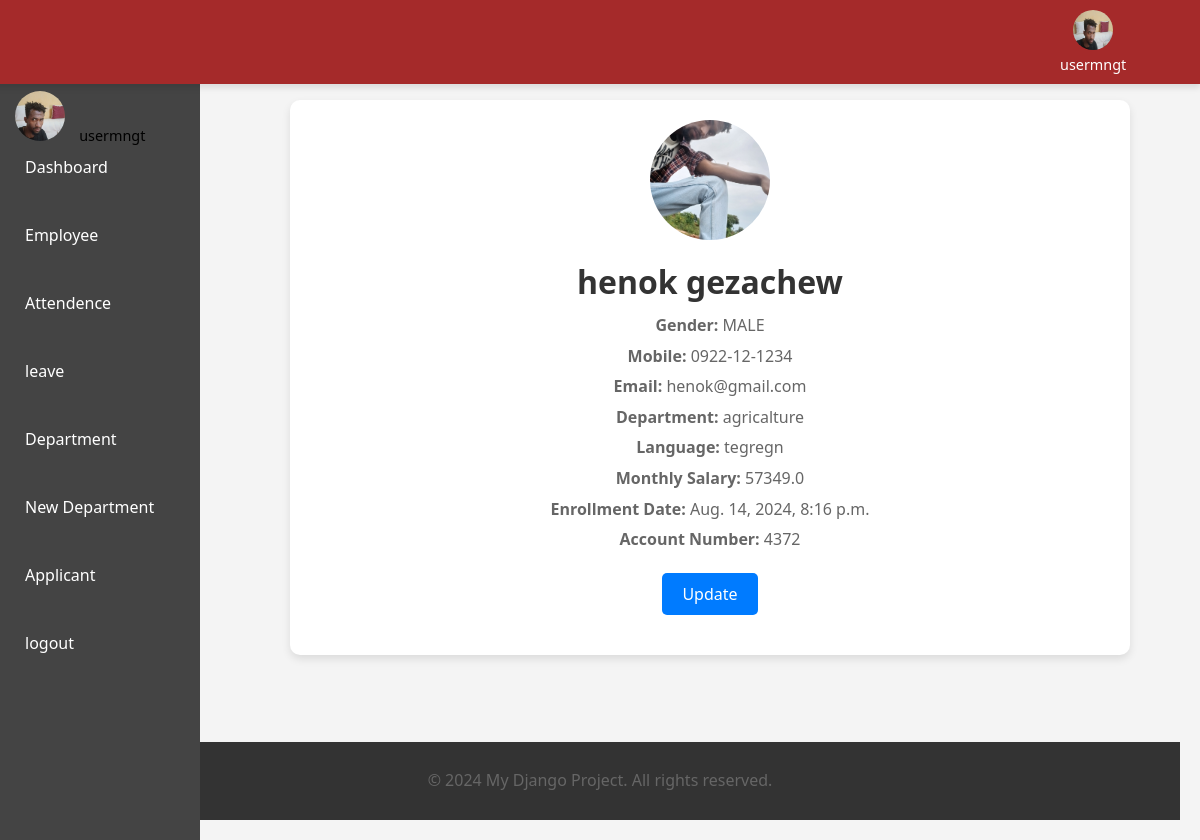
The page /view/8/ (signed in) on the database its author committed.
### usermngt/models.py (models this page shows, shortened)
class User(AbstractUser):
    username = models.CharField(unique=True,max_length=200)
    password = models.CharField(max_length=200)
    forgetten_password_token =models.CharField(max_length=255,null=True,blank=True)
    photo = models.ImageField(null=True,blank=True)
    email = models.EmailField(unique=True)
    role = models.ForeignKey(Role,on_delete=models.CASCADE,null=True,blank=True)
    REQUIRED_FIELDS = []

class Base(models.Model):
    first_name = models.CharField(max_length=100)
    last_name = models.CharField(max_length=100)
    mobile = models.CharField(max_length=16,null=True,blank=True,
        validators= [RegexValidator(r'^\d\d\d\d-\d\d-\d\d\d\d$')])
    email = models.EmailField(unique=True)
    photo = models.ImageField(null=True,blank=True)
    class Meta:
        abstract = True

class Employee(Base):
    class gender(models.TextChoices):
        male='MALE'
        female='FEMALE'
    gender = models.CharField(max_length=10,choices=gender.choices)
    departement = models.ForeignKey(Departement,on_delete=models.CASCADE)
    language = models.CharField(max_length=100)
    month_salary = models.FloatField()
    enrollment_date = models.DateTimeField(auto_now_add=True)
    account_number =models.IntegerField()
    class Meta:
        ordering =['-enrollment_date']
    class employemanager(models.Manager):
        pass

class Departement(models.Model):
    title = models.CharField(max_length=200)
    def __str__(self):
        return self.title

### usermngt/views.py (the view)
# urls.py: path('view/<int:pk>/',eachview.as_view(),name='eachprofile'),
class eachview(DetailView):
    model = Employee
    template_name = 'usermngt/edit.html'
    context_object_name = 'each'
    def get_context_data(self, **kwargs):
        context= super().get_context_data(**kwargs)
        each= Employee.objects.filter(id=self.kwargs.get('pk'))
        return context

### usermngt/templates/usermngt/edit.html (shortened to what this page needs)
{% extends 'home.html' %}
{% block content %}
</head>
<body>
    <div class="profile-container">
        <img src="{{each.photo.url}}" alt="User Profile Picture" class="profile-pic">
        <div class="profile-details">
            <h1>{{each.first_name}} {{each.last_name}}</h1>
            <p><strong>Gender:</strong> {{each.gender}}</p>
            <p><strong>Mobile:</strong> {{each.mobile}}</p>
            <p><strong>Email:</strong> {{each.email}}</p>
            <p><strong>Department:</strong> {{each.departement}}</p>
            <p><strong>Language:</strong> {{each.language}}</p>
            <p><strong>Monthly Salary:</strong> {{each.month_salary}}</p>
            <p><strong>Enrollment Date:</strong> {{each.enrollment_date}}</p>
            <p><strong>Account Number:</strong> {{each.account_number}}</p>
        </div>
        <a href="{% url 'update' each.id %}" class="update-btn">Update</a>
    </div>
</body>
{% endblock %}

### templates/home.html (shortened to what this page needs)
<!DOCTYPE html>
<html lang="en">
<head>
</head>
<body>
{% if request.user.is_authenticated %}
    <header>
        <div class="top-navbar">
                <div class="user-info">
                    <img src="{{ user.photo.url }}" alt="User Profile Picture" class="user-image">
                    <span class="username">{{user.username}}</span>
                </div>
        </div>
    </header>
{% endif %}
    <aside>
        <nav class="navbar">
            <ul class="nav-list-left">
                <li class="dropdown">
                    <img src="{{user.photo.url}}" alt="no emage">
                    <span class="username">{{user.username}}</span>
                    <a href="{% url 'userprofile' %}" class="dropbtn">Dashboard</a>
                </li>
            </ul>
                <ul class="nav-list-right"><li><a href="{% url 'employee' %}">Employee</a></li></ul>
                <ul class="nav-list-right"><li><a href="{% url 'attendence' %}">Attendence</a></li></ul>
                <ul class="nav-list-right"><li><a href="{% url 'leave' %}">leave</a></li></ul>
                <ul class="nav-list-right"><li><a href="#">Department</a></li></ul>
                <ul class="nav-list-right"><li><a href="{% url 'register' %}">New Department</a></li></ul>
                <ul class="nav-list-right"><li><a href="{% url 'applicant' %}">Applicant</a></li></ul>
                <ul class="nav-list-right"><li><a href="{% url 'logout' %}">logout</a></li></ul>
        </nav>
    </aside>
    <main>
        {% block content %}{%  endblock %}
    </main>
    <footer>
        <p>&copy; 2024 My Django Project. All rights reserved.</p>
    </footer>
</body>
</html>

### templates/home.html (style rules this page uses)
body { font-family: Arial, sans-serif; margin: 0; padding: 0; display: flex; flex-direction: column; min-height: 100vh; }
header { background-color: brown; color: white; padding: 10px 20px; position: fixed; width: 100%; margin-left:200px; top: 0; right: 0; z-index: 1000; box-shadow: 0 4px 6px rgba(0, 0, 0, 0.1); }
.top-navbar { display: flex; justify-content: space-between; align-items: center; max-width: 1200px; margin-left: 90%; flex-wrap: wrap; }
.user-info { display: flex; flex-direction: column; align-items: center; color: white; margin-left: 0%; }
.user-image { width: 40px; height: 40px; border-radius: 50%; margin-bottom: 5px; }
.username { font-size: 0.9rem; }
aside { width: 200px; background-color: #444; padding-top: 60px; position: fixed; top: 0; bottom: 0; left: 0; overflow-y: auto; }
.navbar { padding: 15px; }
.navbar img { width: 50px; height: 50px; border-radius: 50%; object-fit: cover; margin-right: 10px; }
.navbar ul { list-style-type: none; padding: 0; }
.nav-list-left, .nav-list-right { display: flex; flex-direction: column; }
.nav-list-left li, .nav-list-right li { margin-bottom: 10px; }
.nav-list-left li a, .nav-list-right li a { color: white; text-align: left; padding: 10px; text-decoration: none; display: block; border-radius: 4px; }
.dropdown { position: relative; }
main { margin-left: 220px; padding-top: 70px; padding: 20px; flex: 1; background-color: #f4f4f4; }
h1 { color: #333; }
p { line-height: 1.6; color: #666; }
footer { background-color: #333; color: white; text-align: center; padding: 10px 0; margin-top: auto; width: 100%; }

### usermngt/templates/usermngt/edit.html (style rules this page uses)
body { font-family: 'Segoe UI', Tahoma, Geneva, Verdana, sans-serif; margin: 0; padding: 20px; background-color: #f4f4f4; }
.profile-container { background-color: #fff; border-radius: 10px; padding: 20px; box-shadow: 0 4px 8px rgba(0, 0, 0, 0.1); max-width: 800px; margin: 20px auto; margin-top: 60px; }
.profile-pic { width: 120px; height: 120px; border-radius: 50%; object-fit: cover; display: block; margin: 0 auto; }
.profile-details { text-align: center; margin-top: 20px; }
.profile-details h1 { font-size: 2rem; margin: 10px 0; }
.profile-details p { font-size: 1rem; margin: 5px 0; }
.update-btn { display: block; width: fit-content; margin: 20px auto; padding: 10px 20px; background-color: #007bff; color: white; text-align: center; text-decoration: none; border-radius: 5px; font-size: 1rem; }

### rows shown on the page
User: photo (picture), username "usermngt"
Employee: photo (picture), first_name "henok", last_name "gezachew", gender "MALE", mobile "0922-12-1234", email "henok@gmail.com", departement "agricalture", language "tegregn", month_salary "57349.0", enrollment_date "Aug. 14, 2024, 8:16 p.m.", account_number "4372"
